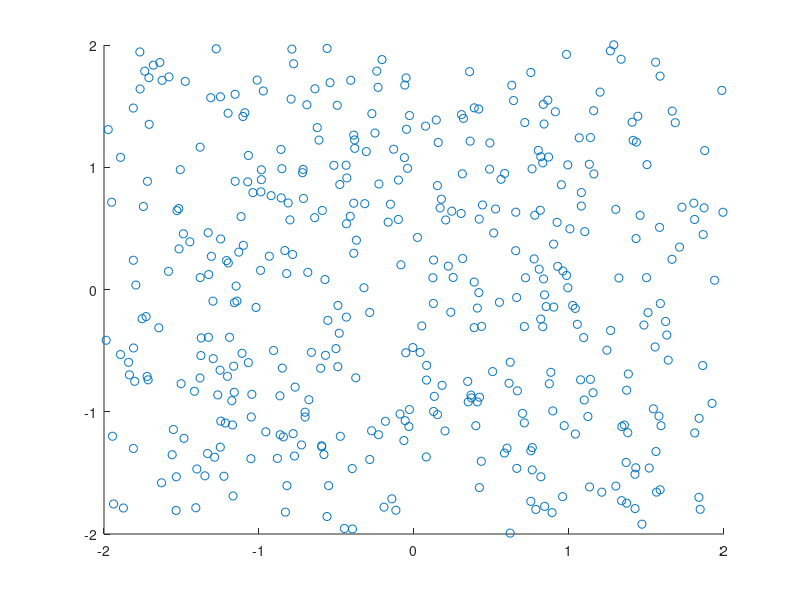

Source code (MATLAB):
%% Script to generate the 2D Firework Dataset
clear; clc;
rng(0);

%% Initialize Parameters
numPoints = 500;
numClusters = 4;
pointsPerCluster = numPoints/numClusters;
numWaypoints = 3;
numFramesPerWaypoint = 30;
mu = [0; 0];
sigma = .05;
t = 1/numFramesPerWaypoint;
dataSet = cell(1,numWaypoints*numFramesPerWaypoint+1); % Initialize cell to store data
clusteredPoints = cell(1,numWaypoints*numFramesPerWaypoint+1); % Initialize cell to store data
randomizeTrajectory = true;
epsilon = .075; % trajectory variation
removedIndices = cell(1,numWaypoints*numFramesPerWaypoint+1);

%% Define Desired Cluster Positions at Each split
desiredClusterPositions = cell(1,numWaypoints);

%% 1
% initialClusterPosition = [0, 0, 0, 0; ...
%                           0, 0, 0, 0];
% 
% desiredClusterPositions{1} = [1,  1, -1, -1; ...
%                               0,  0,  0,  0];
% desiredClusterPositions{2} = [1,  1, -1, -1; ...
%                               1, -1, -1,  1];                         
% desiredClusterPositions{3} = [ 0,  0, -1,  1; ...
%                                1, -1,  0,  0];   
% desiredClusterPositions{4} = [ 0,  0, -1,  0; ...
%                                0, -1,  0,  0];   
% desiredClusterPositions{5} = [ 0,  0,  0,  0; ...
%                                0,  0,  0,  0];   
% desiredClusterPositions{6} = [1,  1, -1, -1; ...
%                               1, -1, -1,  1]; 
                          
%% 2
initialClusterPosition = [1, -1, -1, 1; ...
                         -1,  1, -1, 1];

desiredClusterPositions{1} = [1, -1, -1, 1; ...
                             -1,  1, -1, 1];
                          
desiredClusterPositions{2} = [1, -1, -1, 1; ...
                             -1,  1, -1, 1];                      
                          
desiredClusterPositions{3} = [1, -1, -1, 1; ...
                             -1,  1, -1, 1]; 
                          
%% A few assertions
assert(mod(pointsPerCluster,1) == 0, 'The number of points must be divisible by the number of clusters.')
for i=1:numWaypoints
    assert(all(size(desiredClusterPositions{i}) == [2,numClusters]), 'Desired cluster positions must be defined for all clusters, and for all waypoints')
end

%% Set up a single cluster for the initial frame
for i = 1:numClusters
    mu(:,(i-1)*pointsPerCluster+1:i*pointsPerCluster) = repmat(initialClusterPosition(:,i),1,pointsPerCluster);
end
dataSet{1} = normrnd(mu,sigma);
clusteredPoints{1} = reshape(dataSet{1},2,pointsPerCluster,numClusters);

for i = 1:numWaypoints
    for j=1:numFramesPerWaypoint
        for k = 1:numClusters
            index = (i-1)*numFramesPerWaypoint + j;
            points = clusteredPoints{index}(:,:,k);
            delta = desiredClusterPositions{i}(:,k) - mean(clusteredPoints{(i-1)*numFramesPerWaypoint+1}(:,:,k),2);
            clusteredPoints{index+1}(:,:,k) = points + repmat(t*delta, 1, pointsPerCluster);
            if randomizeTrajectory
                clusteredPoints{index+1}(:,:,k) = clusteredPoints{index+1}(:,:,k) + normrnd(repmat([0;0],1,pointsPerCluster),epsilon);
            end
        end
        dataSet{index+1} = reshape(clusteredPoints{index+1},2,numPoints);
    end
end

save('fourGaussianData','dataSet','removedIndices')

%% Display 
figure(1)

for k = 1:numWaypoints
    for j = 1:numFramesPerWaypoint
        scatter(dataSet{(k-1)*numFramesPerWaypoint + j}(1,:),dataSet{(k-1)*numFramesPerWaypoint + j}(2,:))
        axis([-2,2,-2,2])
        drawnow
        pause(.1)
    end
end










